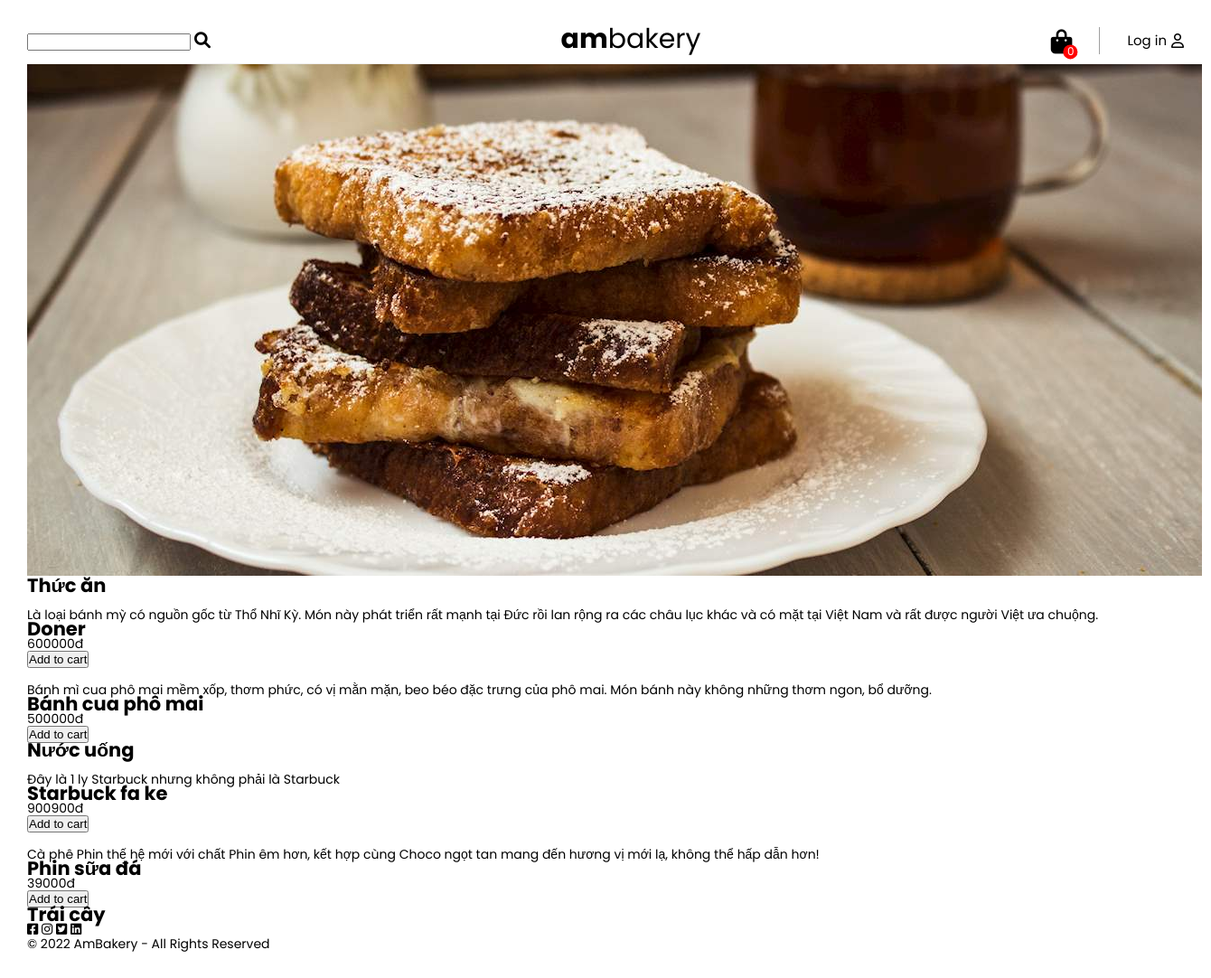
The page /khachhang/index.php on the database as committed earlier.
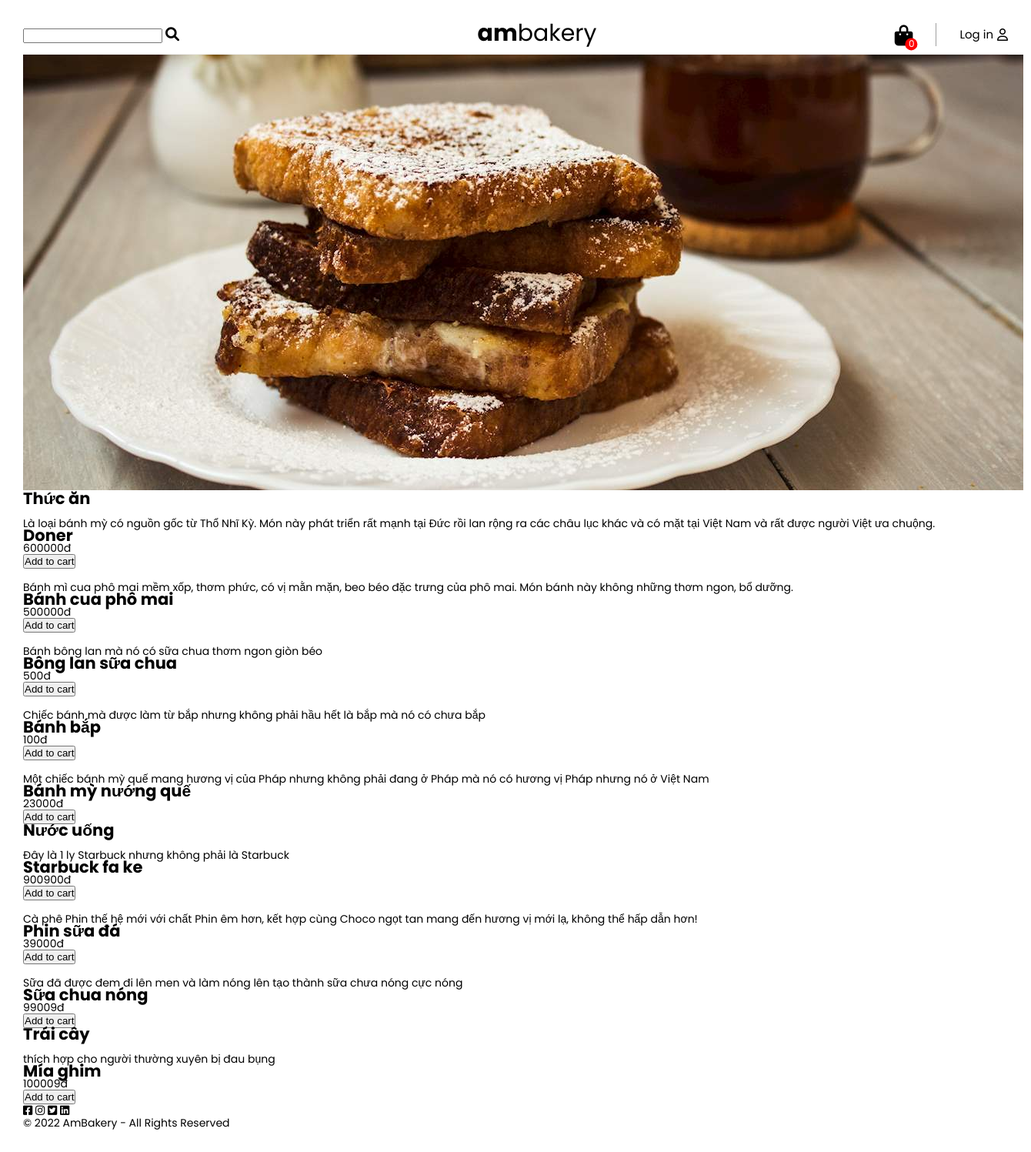
The same page on the database as committed later.
### tables this page shows
CREATE TABLE `the_loai` (
  `ma` int(11) NOT NULL,
  `ten_the_loai` varchar(100) NOT NULL
);

CREATE TABLE `san_pham` (
  `ma` int(11) NOT NULL,
  `ten_san_pham` varchar(100) NOT NULL,
  `mo_ta` text NOT NULL,
  `anh` varchar(100) NOT NULL,
  `gia` int(100) NOT NULL,
  `ma_the_loai` int(11) NOT NULL
);

### khachhang/index.php (the view, shortened to what this page needs)
<!DOCTYPE html>
<html lang="en">
<head>
  <link rel="stylesheet" href="https://cdnjs.cloudflare.com/ajax/libs/font-awesome/6.0.0-beta3/css/all.min.css" />
  <link rel="stylesheet" href="./css/style.css">
</head>
<body>
  <?php
  include  'connect.php' ;
  $sql_the_loai = "select * from the_loai";
  $result_the_loai = mysqli_query($connect, $sql_the_loai);
  ?>
  <?php
  include 'header.php';
  ?>
  <div class="container">
    <div class="banner">
      <img src="img/banner-1.jpg" alt="Pain perdu">
    </div>
    <main>
      <?php foreach ($result_the_loai as $tung_the_loai) {?>
        <div class="product">
          <h2 class="product__heading"><?php echo $tung_the_loai['ten_the_loai'] ?></h2>
          <div class="product_category">
            <?php
            $ma=$tung_the_loai['ma'];
            $sql_san_pham = "select * from san_pham where ma_the_loai = '$ma'";
            $result_san_pham = mysqli_query($connect, $sql_san_pham);
            ?>
            <?php foreach ($result_san_pham as $tung_san_pham) {?>
              <div class="product__card">
                <div class="product__card--body">
                  <div class="product__photo">
                  </div>
                  <div class="product__info">
                    <div class="product__info--text">
                      <div class="group">
                        <a href="#"><?php echo $tung_san_pham['mo_ta'] ?></a>
                      </div>
                      <h2>
                        <a href=""><?php echo $tung_san_pham['ten_san_pham'] ?></a>
                      </h2>
                      <div class="price">
                        <span><?php echo $tung_san_pham['gia'] ?>đ</span>
                      </div>
                    </div>
                    <div class="product__cart">
                      <button class="product__cart--btn">Add to cart</button>
                    </div>
                  </div>
                </div>
              </div>
            <?php } ?>
          </div>
        <?php } ?>
      </div>
    </main>
  </div>
  <?php
  include 'footer.php';
  ?>
</body>
</html>

### khachhang/header.php (shortened to what this page needs)
<header>
  <div class="header__left">
    <div class="header__search">
      <input type="text">
      <button class="btn header__search__btn">
        <i class="fas fa-search"></i>
      </button>
    </div>
  </div>
  <div class="header__middle">
    <a href="#" class="header__logo">
      <span><b>am</b>bakery</span>
    </a>
  </div>
  <div class="header__right">
      <div class="header__cart">
        <i class="fas fa-shopping-bag"></i>
        <span>0</span>
      </div>
      <a href="login.php" class="header__login">
        <span>
          <?php
          if (isset($_SESSION['ten'])) {
            echo $_SESSION['ten'];
          }else{
            echo "Log in";
          }
        ?>
        </span>
        <i class="far fa-user"></i>
      </a>
   </div>
 </header>

### khachhang/footer.php
<footer>
  <div class="social__contact">
    <i class="fab fa-facebook-square"></i>
    <i class="fab fa-instagram"></i>
    <i class="fab fa-twitter-square"></i>
    <i class="fab fa-linkedin"></i>
  </div>
    <span>&copy; 2022 AmBakery - All Rights Reserved</span>
</footer>

### khachhang/css/style.css (style rules this page uses)
* { margin: 0; padding: 0; }
*, *::before, *::after { box-sizing: inherit; }
html { box-sizing: border-box; font-size: 62.5%; }
body { font-family: "Poppins", sans-serif; font-weight: 400; line-height: 1.6rem; font-size: 1.4rem; margin: 3rem; position: relative; }
header { width: 100%; font-family: inherit; display: flex; justify-content: space-between; align-items: center; font-size: 1.5rem; padding-bottom: 1rem; border-bottom: 1px solid rgba(221, 218, 218, 0.445); }
a { text-decoration: none; color: black; }
.btn { border: none; background-color: transparent; }
.header__left { display: flex; justify-content: center; align-items: center; gap: 0 1.5rem; }
.fa-search { font-size: 1.8rem; }
.header__logo span { font-size: 3rem; }
.header__right { display: flex; justify-content: center; align-items: center; gap: 0 3rem; }
.header__login { display: flex; justify-content: center; align-items: center; gap: 0 0.5rem; }
.fa-user { font-size: 1.6rem; }
.header__cart { position: relative; }
.header__cart span { font-size: 1.2rem; position: absolute; right: 0; bottom: 0; transform: translate(40%,40%); z-index: 100000; width: 1.6rem; height: 1.6rem; border-radius: 100rem; background-color: red; color: #fff; display: flex; justify-content: center; align-items: center; }
.fa-shopping-bag { font-size: 2.7rem; }

Rows that differ between the two databases and show on the page:
added san_pham: mo_ta "Bánh bông lan mà nó có sữa chua thơm ngon giòn béo", ten_san_pham "Bông lan sữa chua", gia "500", shown under the_loai "Thức ăn"
added san_pham: mo_ta "Chiếc bánh mà được làm từ bắp nhưng không phải hầu hết là bắp mà nó có chưa bắp", ten_san_pham "Bánh bắp", gia "100", shown under the_loai "Thức ăn"
added san_pham: mo_ta "Một chiếc bánh mỳ quế mang hương vị của Pháp nhưng không phải đang ở Pháp mà nó có hương vị Pháp nhưng nó ở Việt Nam", ten_san_pham "Bánh mỳ nướng quế", gia "23000", shown under the_loai "Thức ăn"
added san_pham: mo_ta "Sữa đã được đem đi lên men và làm nóng lên tạo thành sữa chưa nóng cực nóng", ten_san_pham "Sữa chua nóng", gia "99009", shown under the_loai "Nước uống"
added san_pham: mo_ta "thích hợp cho người thường xuyên bị đau bụng", ten_san_pham "Mía ghim", gia "100009", shown under the_loai "Trái cây"
